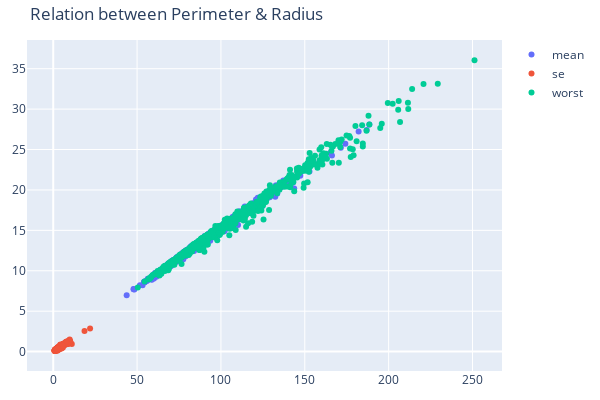

The notebook cell this image was saved under:
### Markdown cell above
### Showing the Relationship of these features using Scatter plot

### Code cell
fields = ["mean", "se","worst"]
plot.scatter_feature_plot(df, "perimeter", "radius", "Relation between Perimeter & Radius", fields)

### Figure 1 — Plotly figure (JSON) as saved in the notebook; plotly's stock layout.template omitted (floating-point values rounded to 4 significant figures; data arrays with more than 128 entries replaced by an {"elided": "..."} marker saying what was removed)
{"data": [{"mode": "markers", "name": "mean", "type": "scatter", "x": {"elided": "569 float values"}, "y": {"elided": "569 float values"}}, {"mode": "markers", "name": "se", "type": "scatter", "x": {"elided": "569 float values"}, "y": {"elided": "569 float values"}}, {"mode": "markers", "name": "worst", "type": "scatter", "x": {"elided": "569 float values"}, "y": {"elided": "569 float values"}}], "layout": {"height": 400, "margin": {"b": 20, "l": 20, "r": 20, "t": 40}, "title": {"text": "Relation between Perimeter & Radius"}, "width": 600}}
